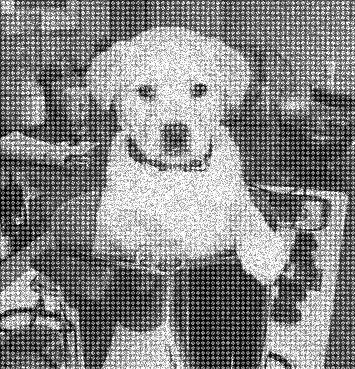
%> input picture MATLAB/Day10/dogDistorted.bmp, 355 x 369 px
$ octave test2.m   (GNU Octave 9; MATLAB toolbox functions it lacks are replaced by stand-ins)
%> lines starting %> are read from the running program, lines starting %| are printed output that depends on the picture
%% ============================================================
%  近盲图像去噪：径向频谱压制 + 周期峰陷波 + 轻后处理
%  dogDistorted.bmp 必需；dogOriginal.bmp 仅用于弱参考和评价
%% ============================================================

clear; clc; close all;

%% 1. 读图
I_noisy = im2double(imread('dogDistorted.bmp'));
%> I_noisy: size 369x355 double; min 0, max 1, mean 0.524
if ndims(I_noisy) == 3, I_noisy = rgb2gray(I_noisy); end

hasClean = exist('dogOriginal.bmp', 'file') == 2;
if hasClean
    I_clean = im2double(imread('dogOriginal.bmp'));
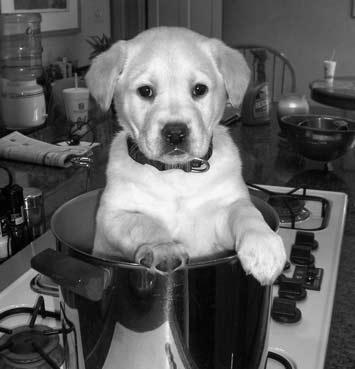
%> input picture MATLAB/Day10/dogOriginal.bmp, 355 x 369 px
%> I_clean: size 369x355 double; min 0, max 0.988, mean 0.372
    if ndims(I_clean) == 3, I_clean = rgb2gray(I_clean); end
end

[rows, cols] = size(I_noisy);
%> rows = 369; cols = 355
crow = floor(rows / 2) + 1;
%> crow = 185
ccol = floor(cols / 2) + 1;
%> ccol = 178
[X, Y] = meshgrid(1:cols, 1:rows);
D = sqrt((X - ccol).^2 + (Y - crow).^2);
R = round(D);
maxR = max(R(:));
%> maxR = 255

%% 2. 参数区
% refMix = 0 表示严格盲去噪；
% refMix 越大，越依赖清晰图频谱。建议 0 ~ 0.20。
refMix = 0;

% 负值表示压暗清晰参考包络，让它不再像"答案模板"
refDark = 0;

% 盲估计时，对高频径向包络额外压暗
blindDrop = 0.1;

% 径向压制强度
margin = 0.06;
refStrength = 0.90;
minGain = 0.16;

% 周期峰陷波参数
K = 42;
D0 = 5;
peakGain = 0.12;

%% 3. FFT
F_noisy = fftshift(fft2(I_noisy));
Mag_noisy = abs(F_noisy);
Phase_noisy = angle(F_noisy);
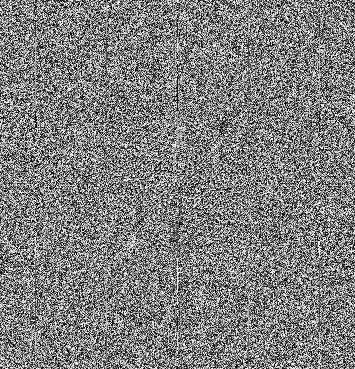
%> Phase_noisy: size 369x355 double; min -3.14, max 3.14, mean -4.83e-18; drawn with min black and max white
Log_noisy = log(1 + Mag_noisy);
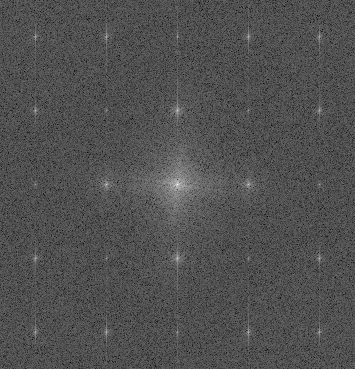
%> Log_noisy: size 369x355 double; min 0.138, max 11.14, mean 3.64; drawn with min black and max white

Log_noisy_s = imgaussfilt(Log_noisy, 0.8);
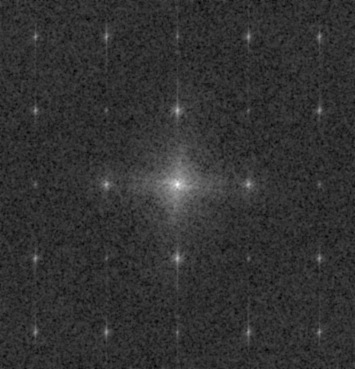
%> Log_noisy_s: size 369x355 double; min 2.3, max 9.12, mean 3.64; drawn with min black and max white
noisyRad = radial_median(Log_noisy_s, R, maxR);
%> the loop in radial_median, `for rr = 0:maxR` made 256 passes
%> vals on passes 1 to 2: 9.12, [8.17; 8.66; 8.38; 8.63; 8.63; 8.38; 8.66; 8.17]
%> after the loop in radial_median, `for rr = 0:maxR`: rad = 256 values, max 9.12 at index 1, min 3.44 at index 246, mean 3.89
%> noisyRad has the same summary as rad in radial_median
%> the run ends on the next line
noisyRad = smoothdata(noisyRad, 'gaussian', 21);
% [192 lines not run here, left out]
function rad = radial_median(S, R, maxR)
    rad = zeros(maxR + 1, 1);
    for rr = 0:maxR
        vals = S(R == rr);
        rad(rr + 1) = median(vals(:));
    end
end
